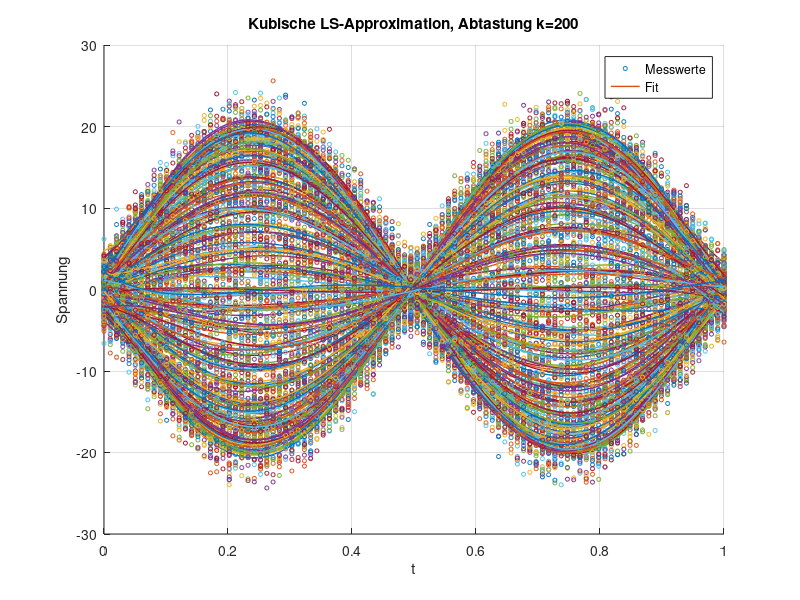

Recreate this plot in MATLAB.
%% Parameter
T = 200;      % Anzahl Wiederholungen
N = 100;      % Stützstellen pro Abtastung
M = 5;        % polynomial degree (order). M=3 -> cubic

%% Daten laden (robust für Matrix oder Vektor)
raw = load('samples.txt');

if isvector(raw)
    disp("isvector")
    % Falls als langer Vektor abgespeichert: in T x N umformen
    assert(numel(raw) == T*N, 'Datenlaenge passt nicht zu T x N.');
    Y = reshape(raw, [N, T]).';   % Y: T x N (Zeile = eine Abtastung)
else
    disp("isnotvector")
    % Falls bereits T x N
    assert(all(size(raw) == [T, N]), 'Erwarte Matrix T x N (200 x 100).');
    Y = raw;
end

%% Stützstellen wählen (eine Variante auskommentieren)
t = linspace(0, 1, N);     % normierte Zeitachse 0..1
% t = 1:N;                 % oder diskrete Indizes

%% Design-Matrix A (N x 4)
%% Settings

% N and t assumed defined, Y is T x N (each row = one sampling)

% Basic checks
assert(isscalar(M) && M == floor(M) && M >= 0, 'M must be a nonnegative integer.');
assert(size(Y,1) == T, 'Y must be T x N.');
N = size(Y,2);
if M >= N
    error('Polynomial degree M (%d) must be < N (%d) for a proper least-squares fit.', M, N);
end

% (Optional but recommended) normalize t to [-1,1] for conditioning
% comment this out if you prefer raw t
t = t(:);                   % ensure column
tmin = min(t); tmax = max(t);
tn = -1 + 2*(t - tmin)/(tmax - tmin);   % normalized t in [-1,1]

%% Build design matrix A: N x (M+1)  with columns [1, t, t^2, ..., t^M]
% Use bsxfun for wide MATLAB compatibility; in recent MATLAB, t.^ (0:M) also works.
A = bsxfun(@power, tn, 0:M);   % same as A = tn.^(0:M);

%% Fit each sampling and plot
figure; hold on; grid on;
for k = 1:T
    y = Y(k, :).';             % N x 1
    a = A \ y;                 % LS solution (QR/SVD under the hood)

    % evaluate the fit at the original N points
    y_fit = A * a;

    % plot raw data and fit (adjust plotting density if too cluttered)
    plot(t, y, 'o', 'MarkerSize', 3);
    plot(t, y_fit, 'LineWidth', 1);
end

xlabel('t');
ylabel('Spannung');
title(sprintf('Kubische LS-Approximation, Abtastung k=%d', k));
legend('Messwerte','Fit');
grid on;

%% ---- (a) Koeffizienten für alle T Abtastungen (Vektorisierung) ----
% Y: T x N  ->  wir lösen A * a_k ≈ y_k für alle k
% Transponiere Y, löse in einem Rutsch, und transponiere zurück:
Aall = (A \ Y.').';           % Ergebnis: T x 4, Zeile k = [a0 a1 a2 a3] der k-ten Abtastung

% Beispiel: Koeffizienten der ersten drei Abtastungen anzeigen
disp('Koeffizienten [a0 a1 a2 a3] der ersten drei Abtastungen:');
disp(Aall(1:3, :));
